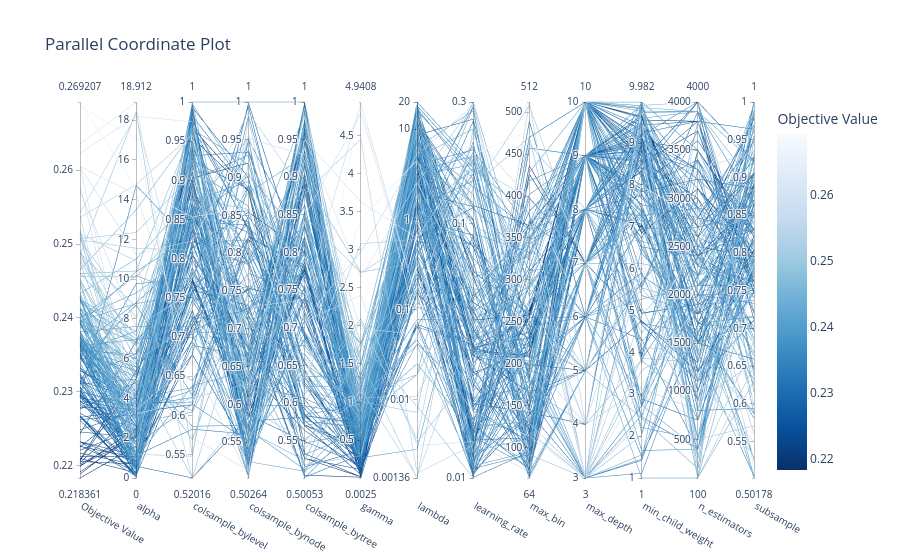

Source (notebook cell):
### Code cell
optuna.visualization.plot_parallel_coordinate(my_studies_xgb['district'])

### Figure 1 — Plotly figure (JSON) as saved in the notebook; plotly's stock layout.template omitted (floating-point values rounded to 4 significant figures; data arrays with more than 128 entries replaced by an {"elided": "..."} marker saying what was removed)
{"data": [{"dimensions": [{"label": "Objective Value", "range": [0.2184, 0.2692], "values": {"elided": "200 float values"}}, {"label": "alpha", "range": [0, 18.91], "values": {"elided": "200 float values"}}, {"label": "colsample_bylevel", "range": [0.5202, 1], "values": {"elided": "200 float values"}}, {"label": "colsample_bynode", "range": [0.5026, 1], "values": {"elided": "200 float values"}}, {"label": "colsample_bytree", "range": [0.5005, 1], "values": {"elided": "200 float values"}}, {"label": "gamma", "range": [0.002456, 4.941], "values": {"elided": "200 float values"}}, {"label": "lambda", "range": [-2.868, 1.301], "ticktext": ["0.00136", "0.01", "0.1", "1", "10", "20"], "tickvals": [-2.868, -2, -1, 0, 1, 1.301], "values": {"elided": "200 float values"}}, {"label": "learning_rate", "range": [-2.0, -0.5229], "ticktext": ["0.01", "0.1", "0.3"], "tickvals": [-2.0, -1, -0.5229], "values": {"elided": "200 float values"}}, {"label": "max_bin", "range": [64, 512], "values": {"elided": "200 int values"}}, {"label": "max_depth", "range": [3, 10], "values": {"elided": "200 int values"}}, {"label": "min_child_weight", "range": [1, 9.982], "values": {"elided": "200 float values"}}, {"label": "n_estimators", "range": [100, 4000], "values": {"elided": "200 int values"}}, {"label": "subsample", "range": [0.5018, 1], "values": {"elided": "200 float values"}}], "labelangle": 30, "labelside": "bottom", "line": {"color": {"elided": "200 float values"}, "colorbar": {"title": {"text": "Objective Value"}}, "colorscale": [[0, "rgb(247,251,255)"], [0.125, "rgb(222,235,247)"], [0.25, "rgb(198,219,239)"], [0.375, "rgb(158,202,225)"], [0.5, "rgb(107,174,214)"], [0.625, "rgb(66,146,198)"], [0.75, "rgb(33,113,181)"], [0.875, "rgb(8,81,156)"], [1, "rgb(8,48,107)"]], "reversescale": true, "showscale": true}, "type": "parcoords"}], "layout": {"title": {"text": "Parallel Coordinate Plot"}}}
